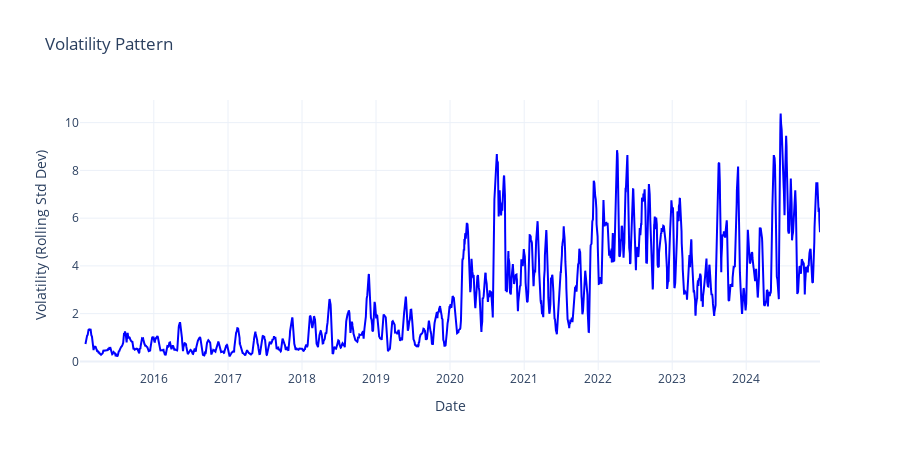

Notebook code for this chart:
### Markdown cell above
## Volatility Analysis Using Rolling Standard Deviation

### What is Volatility?

Volatility measures how much the stock price fluctuates over time. It is often used as a proxy for **risk** — higher volatility means the stock price changes rapidly and unpredictably, while lower volatility indicates more stable prices.

---

### How is Volatility Measured Here?

In this analysis, volatility is calculated using the **rolling standard deviation** of the closing prices over a 20-day window. This means we look at the standard deviation of prices in each 20-day segment as it moves through time, providing a dynamic measure of how much the stock price varies in recent periods.

---

### Interpretation of the Volatility Plot

- When the volatility line **rises**, it indicates periods where the stock price experiences larger swings or fluctuations.
- When the volatility line **falls**, it shows times of relative price stability.
- The plot often reveals **volatility clustering**, where calm periods are followed by bursts of higher volatility, which is typical behavior in financial markets.
- Understanding these patterns helps identify periods of high uncertainty or risk.

---

### Why is Volatility Important?

- Volatility quantifies the **risk and uncertainty** associated with the stock price.
- It is crucial for traders, investors, and risk managers to gauge how much price movement to expect.
- Models that forecast stock prices often incorporate volatility to improve prediction accuracy.
- Volatility insights help in portfolio management, option pricing, and setting stop-loss limits.

---

### Summary

- **Rolling standard deviation** provides a moving estimate of volatility, reflecting how variability changes over time.
- Periods of **high volatility** mean increased price fluctuations and higher investment risk.
- Periods of **low volatility** suggest more stable price behavior and lower risk.
- Monitoring volatility alongside price trends offers a fuller picture of market dynamics and potential risks.

### Code cell
import plotly.graph_objects as go

# Calculate 20-day rolling standard deviation (volatility)
df['Volatility'] = df['Close_AAPL'].rolling(window=20).std()

# Create Plotly figure
fig = go.Figure()

# Add volatility line
fig.add_trace(go.Scatter(
    x=df.index,
    y=df['Volatility'],
    mode='lines',
    name='20-day Rolling Std',
    line=dict(color='blue')
))

# Update layout for better visuals
fig.update_layout(
    title='Volatility Pattern',
    xaxis_title='Date',
    yaxis_title='Volatility (Rolling Std Dev)',
    template='plotly_white',
    width=900,
    height=450
)

# Show plot
fig.show()

### Figure 1 — Plotly figure (JSON) as saved in the notebook; plotly's stock layout.template omitted (floating-point values rounded to 4 significant figures; data arrays with more than 128 entries replaced by an {"elided": "..."} marker saying what was removed)
{"data": [{"line": {"color": "blue"}, "mode": "lines", "name": "20-day Rolling Std", "type": "scatter", "x": {"elided": "2607 str values"}, "y": {"elided": "2607 float values"}}], "layout": {"height": 450, "title": {"text": "Volatility Pattern"}, "width": 900, "xaxis": {"title": {"text": "Date"}}, "yaxis": {"title": {"text": "Volatility (Rolling Std Dev)"}}}}
